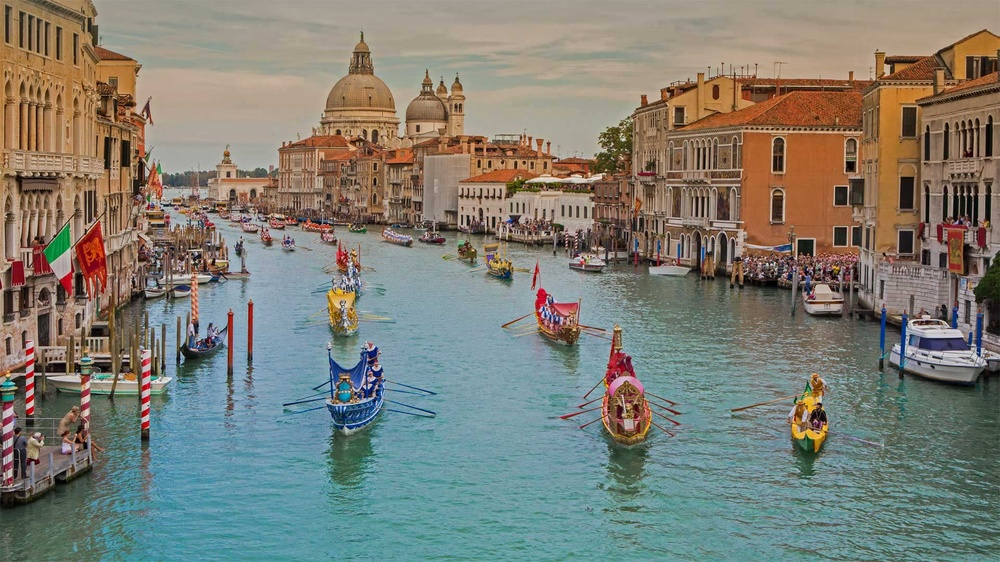
#> input picture Filters/nature.jpg, 1000 x 562 px, shrunk from 1920 x 1080 before the run
$ python histogram.py
#> lines starting #> are read from the running program, lines starting #| are printed output that depends on the picture
# importing required libraries of opencv
import cv2

# importing library for plotting
from matplotlib import pyplot as plt

# reads an input image
img = cv2.imread('nature.jpg',0)
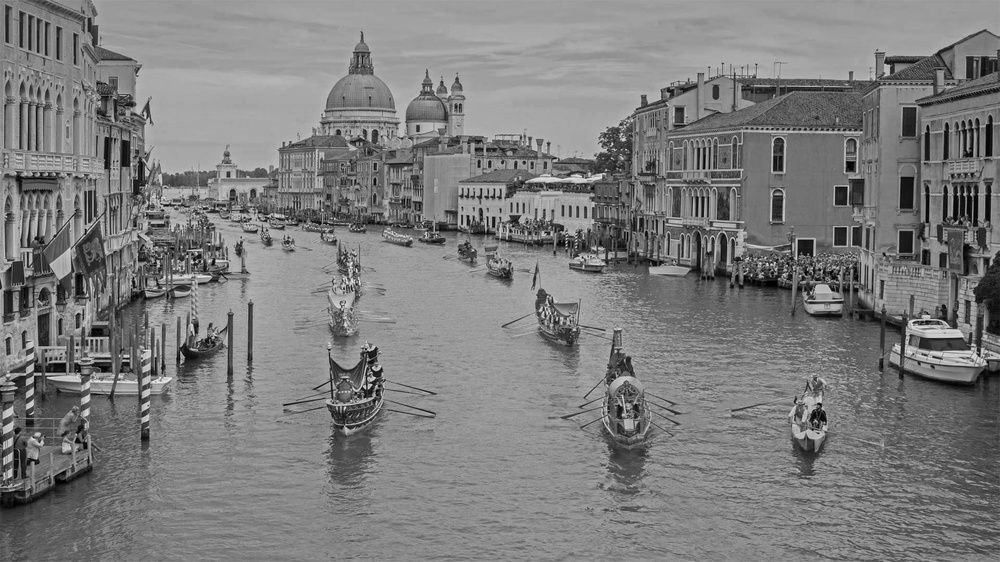
#> img: shape (562, 1000); min 0, max 246, mean 124.9

# find frequency of pixels in range 0-255
histr = cv2.calcHist([img],[0],None,[256],[0,256])
#> histr = 256 values, max 12571 at index 156, min 0 at index 240, mean 2195.3

# show the plotting graph of an image
plt.plot(histr)
plt.show()
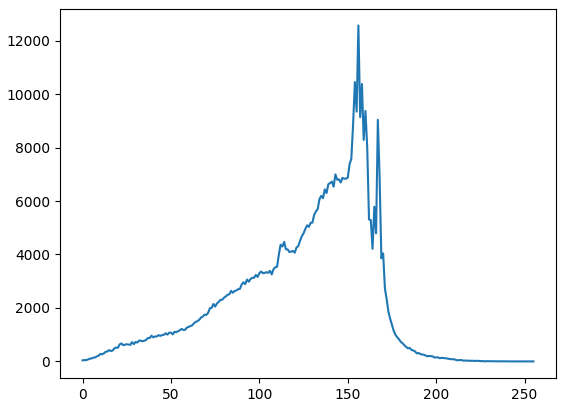
#> figure drawn by matplotlib, 1 panel; curve peaks at x = 156, y = 12571

$ run again, with Filters/man.jpg copied over Filters/nature.jpg
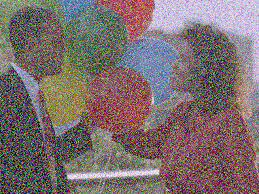
#> input picture Filters/man.jpg, 259 x 194 px
#> `img = cv2.imread('nature.jpg',0)`:
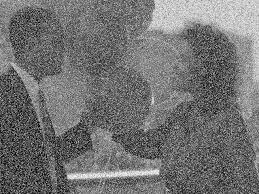
#> img: shape (194, 259); min 0, max 255, mean 114.4
#> histr = 256 values, max 562 at index 118, min 0 at index 248, mean 196.3
#> `plt.show()`:
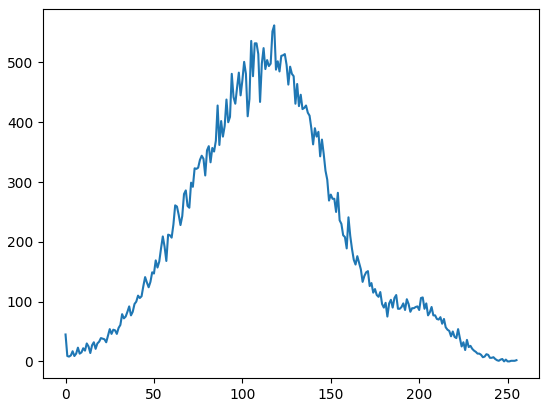
#> figure drawn by matplotlib, 1 panel; curve peaks at x = 118, y = 562
